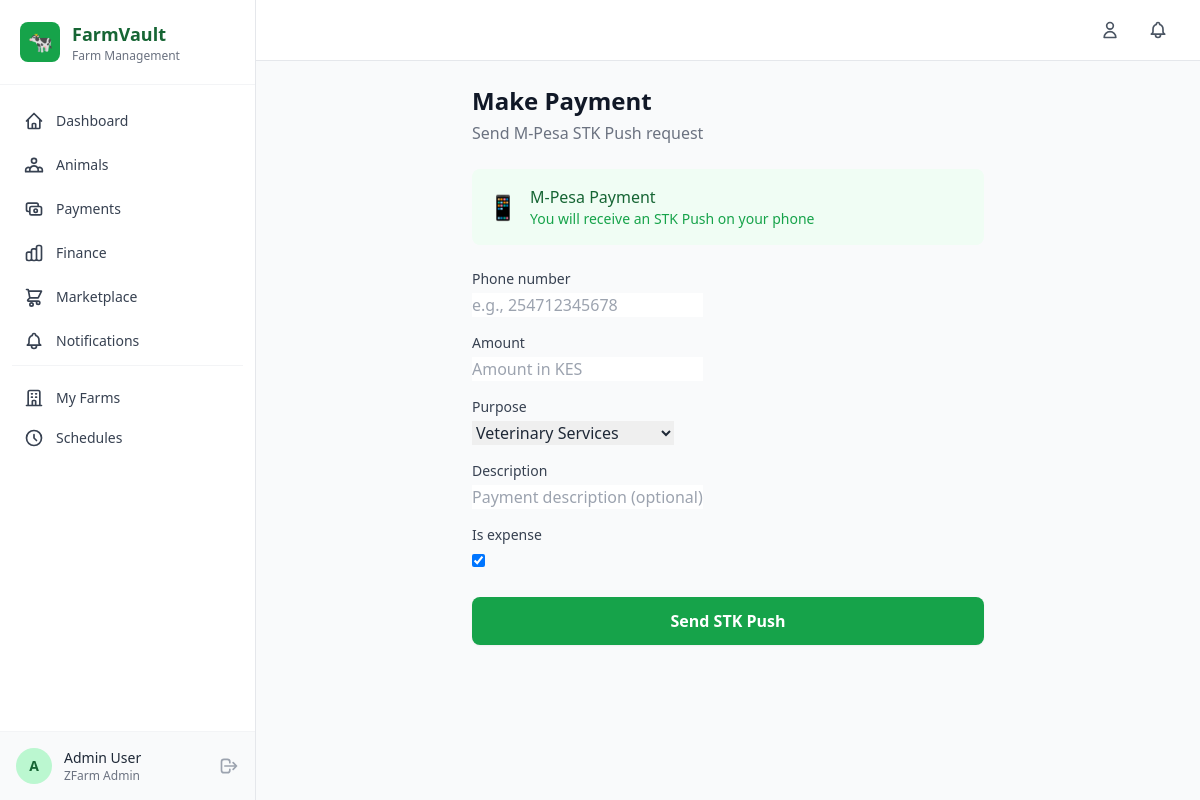
/payments/pay/ (signed in), run on the app's committed database.
### accounts/models.py (models this page shows, shortened)
class Farmer(AbstractUser):
    id = models.UUIDField(primary_key=True, default=uuid.uuid4, editable=False)
    phone_number = models.CharField(max_length=20, unique=True, blank=True, null=True)
    mpesa_number = models.CharField(max_length=20, blank=True, null=True, help_text="M-Pesa linked phone number")
    id_number = models.CharField(max_length=20, blank=True, null=True)
    location = models.CharField(max_length=200, blank=True)
    county = models.CharField(max_length=100, blank=True)
    farm_type = models.CharField(max_length=100, blank=True, help_text="e.g., Dairy, Poultry, Mixed")
    farm_name = models.CharField(max_length=200, blank=True)
    avatar = models.ImageField(upload_to='avatars/', blank=True, null=True)
    is_verified = models.BooleanField(default=False)
    is_vet = models.BooleanField(default=False, help_text="Is this user a veterinarian?")
    created_at = models.DateTimeField(auto_now_add=True)
    updated_at = models.DateTimeField(auto_now=True)
    REQUIRED_FIELDS = ['email']
    class Meta:
        verbose_name = 'Farmer'
        verbose_name_plural = 'Farmers'
        ordering = ['-created_at']

### payments/views.py (the view)
# urls.py: path('pay/', views.initiate_payment, name='initiate_payment'),
@login_required
def initiate_payment(request):
    if request.method == 'POST':
        form = MpesaPaymentForm(request.POST)
        if form.is_valid():
            phone = form.cleaned_data['phone_number']
            amount = form.cleaned_data['amount']
            purpose = form.cleaned_data['purpose']
            description = form.cleaned_data['description'] or f"Payment for {purpose}"
            is_expense = form.cleaned_data['is_expense']
            reference_id = form.cleaned_data['reference_id']
            transaction = MpesaTransaction.objects.create(
                farmer=request.user,
                phone_number=phone,
                amount=amount,
                purpose=purpose,
                description=description,
                is_expense=is_expense,
                reference_id=reference_id,
                transaction_type='stk_push',
                status='pending',
            )
            result, error = initiate_stk_push(phone, amount, description, str(transaction.pk))
            if result:
                transaction.checkout_request_id = result.get('CheckoutRequestID', '')
                transaction.merchant_request_id = result.get('MerchantRequestID', '')
                transaction.raw_response = result
                transaction.save()
                messages.info(request, 'M-Pesa STK Push sent! Please check your phone and enter PIN to confirm.')
            else:
                transaction.status = 'failed'
                transaction.result_desc = error
                transaction.save()
                messages.warning(request, f'M-Pesa STK Push failed: {error}. Transaction saved as pending.')
            return redirect('payments:transaction_detail', pk=transaction.pk)
    else:
        form = MpesaPaymentForm()
        form.fields['reference_id'].initial = request.GET.get('ref', '')
    return render(request, 'payments/initiate_payment.html', {'form': form})

### payments/forms.py
class MpesaPaymentForm(forms.Form):
    phone_number = forms.CharField(
        max_length=20,
        widget=forms.TextInput(attrs={
            'class': 'form-input',
            'placeholder': 'e.g., 254712345678'
        })
    )
    amount = forms.DecimalField(
        max_digits=12,
        decimal_places=2,
        widget=forms.NumberInput(attrs={
            'class': 'form-input',
            'placeholder': 'Amount in KES',
            'min': '1',
            'step': '0.01'
        })
    )
    purpose = forms.ChoiceField(
        choices=MpesaTransaction.PURPOSE_CHOICES,
        widget=forms.Select(attrs={'class': 'form-input'})
    )
    description = forms.CharField(
        required=False,
        widget=forms.TextInput(attrs={
            'class': 'form-input',
            'placeholder': 'Payment description (optional)'
        })
    )
    is_expense = forms.BooleanField(
        required=False,
        initial=True,
        widget=forms.CheckboxInput(attrs={'class': 'form-checkbox'})
    )
    reference_id = forms.CharField(
        required=False,
        widget=forms.HiddenInput()
    )

### templates/payments/initiate_payment.html (shortened to what this page needs)
{% extends 'base.html' %}
{% block content %}
<div class="max-w-lg mx-auto">
    <div class="mb-6"><h1 class="text-2xl font-bold text-gray-900">Make Payment</h1><p class="text-gray-500 mt-1">Send M-Pesa STK Push request</p></div>
    <div class="card">
        <div class="flex items-center gap-3 p-4 bg-green-50 rounded-lg mb-6">
            <span class="text-2xl">📱</span>
            <div><p class="font-medium text-green-800">M-Pesa Payment</p><p class="text-sm text-green-600">You will receive an STK Push on your phone</p></div>
        </div>
        <form method="post" class="space-y-4">
            {% for field in form %}
            {% if field.name == 'reference_id' %}{{ field }}{% else %}
            <div>
                <label class="block text-sm font-medium text-gray-700 mb-1">{{ field.label }}</label>
                {{ field }}
            </div>
            {% endif %}
            {% endfor %}
            <div class="pt-2">
                <button type="submit" class="w-full bg-primary-600 hover:bg-primary-700 text-white font-semibold py-3 px-4 rounded-lg transition-colors shadow-sm">Send STK Push</button>
            </div>
        </form>
    </div>
</div>
{% endblock %}

### templates/base.html (shortened to what this page needs)
{% load static %}
<!DOCTYPE html>
<html lang="en" class="h-full">
<head>
    <script src="https://cdn.tailwindcss.com"></script>
</head>
<body class="h-full bg-gray-50 text-gray-800">
    {% if user.is_authenticated %}
    <aside id="sidebar" class="fixed left-0 top-0 h-full w-64 bg-white border-r border-gray-200 z-50 transform -translate-x-full lg:translate-x-0 transition-transform duration-300">
        <div class="flex items-center gap-3 p-5 border-b border-gray-100">
            <div class="w-10 h-10 bg-primary-600 rounded-lg flex items-center justify-center">
                <span class="text-white text-xl">🐄</span>
            </div>
            <div>
                <h1 class="text-lg font-bold text-primary-800">FarmVault</h1>
                <p class="text-xs text-gray-500">Farm Management</p>
            </div>
        </div>
        <nav class="mt-4 px-3 space-y-1">
            <a href="{% url 'analytics:dashboard' %}" class="nav-link flex items-center gap-3 px-3 py-2.5 rounded-lg text-sm font-medium text-gray-700 hover:bg-primary-50 hover:text-primary-700 transition-colors ">
                <svg class="w-5 h-5" fill="none" stroke="currentColor" viewBox="0 0 24 24"><path stroke-linecap="round" stroke-linejoin="round" stroke-width="2" d="M3 12l2-2m0 0l7-7 7 7M5 10v10a1 1 0 001 1h3m10-11l2 2m-2-2v10a1 1 0 01-1 1h-3m-6 0a1 1 0 001-1v-4a1 1 0 011-1h2a1 1 0 011 1v4a1 1 0 001 1m-6 0h6"/></svg>
                Dashboard
            </a>
            <a href="{% url 'animals:animal_list' %}" class="nav-link flex items-center gap-3 px-3 py-2.5 rounded-lg text-sm font-medium text-gray-700 hover:bg-primary-50 hover:text-primary-700 transition-colors">
                Animals
            </a>
            <a href="{% url 'payments:transaction_list' %}" class="nav-link flex items-center gap-3 px-3 py-2.5 rounded-lg text-sm font-medium text-gray-700 hover:bg-primary-50 hover:text-primary-700 transition-colors">
                <svg class="w-5 h-5" fill="none" stroke="currentColor" viewBox="0 0 24 24"><path stroke-linecap="round" stroke-linejoin="round" stroke-width="2" d="M17 9V7a2 2 0 00-2-2H5a2 2 0 00-2 2v6a2 2 0 002 2h2m2 4h10a2 2 0 002-2v-6a2 2 0 00-2-2H9a2 2 0 00-2 2v6a2 2 0 002 2zm7-5a2 2 0 11-4 0 2 2 0 014 0z"/></svg>
                Payments
            </a>
            <a href="{% url 'payments:finance_summary' %}" class="nav-link flex items-center gap-3 px-3 py-2.5 rounded-lg text-sm font-medium text-gray-700 hover:bg-primary-50 hover:text-primary-700 transition-colors">
                Finance
            </a>
            <a href="{% url 'marketplace:listing_list' %}" class="nav-link flex items-center gap-3 px-3 py-2.5 rounded-lg text-sm font-medium text-gray-700 hover:bg-primary-50 hover:text-primary-700 transition-colors">
                <svg class="w-5 h-5" fill="none" stroke="currentColor" viewBox="0 0 24 24"><path stroke-linecap="round" stroke-linejoin="round" stroke-width="2" d="M3 3h2l.4 2M7 13h10l4-8H5.4M7 13L5.4 5M7 13l-2.293 2.293c-.63.63-.184 1.707.707 1.707H17m0 0a2 2 0 100 4 2 2 0 000-4zm-8 2a2 2 0 100 4 2 2 0 000-4z"/></svg>
                Marketplace
            </a>
            <a href="{% url 'notifications:notification_list' %}" class="nav-link flex items-center gap-3 px-3 py-2.5 rounded-lg text-sm font-medium text-gray-700 hover:bg-primary-50 hover:text-primary-700 transition-colors">
                Notifications
            </a>
            <div class="border-t border-gray-100 my-3 pt-3">
                <a href="{% url 'accounts:farm_list' %}" class="nav-link flex items-center gap-3 px-3 py-2.5 rounded-lg text-sm font-medium text-gray-700 hover:bg-primary-50 hover:text-primary-700 transition-colors">
                    <svg class="w-5 h-5" fill="none" stroke="currentColor" viewBox="0 0 24 24"><path stroke-linecap="round" stroke-linejoin="round" stroke-width="2" d="M19 21V5a2 2 0 00-2-2H7a2 2 0 00-2 2v16m14 0h2m-2 0h-5m-9 0H3m2 0h5M9 7h1m-1 4h1m4-4h1m-1 4h1m-5 10v-5a1 1 0 011-1h2a1 1 0 011 1v5m-4 0h4"/></svg>
                    My Farms
                </a>
                <a href="{% url 'notifications:schedule_list' %}" class="nav-link flex items-center gap-3 px-3 py-2.5 rounded-lg text-sm font-medium text-gray-700 hover:bg-primary-50 hover:text-primary-700 transition-colors">
                    <svg class="w-5 h-5" fill="none" stroke="currentColor" viewBox="0 0 24 24"><path stroke-linecap="round" stroke-linejoin="round" stroke-width="2" d="M12 8v4l3 3m6-3a9 9 0 11-18 0 9 9 0 0118 0z"/></svg>
                    Schedules
                </a>
            </div>
        </nav>
        <div class="absolute bottom-0 left-0 right-0 p-4 border-t border-gray-100 bg-gray-50">
            <div class="flex items-center gap-3">
                <div class="w-9 h-9 bg-primary-200 rounded-full flex items-center justify-center">
                    <span class="text-primary-800 font-semibold text-sm">{{ user.first_name.0|default:user.username.0|upper }}</span>
                </div>
                <div class="flex-1 min-w-0">
                    <p class="text-sm font-medium text-gray-800 truncate">{{ user.get_full_name|default:user.username }}</p>
                    <p class="text-xs text-gray-500 truncate">{{ user.farm_name|default:"Farmer" }}</p>
                </div>
                <a href="{% url 'accounts:logout' %}" class="text-gray-400 hover:text-red-500 transition-colors" title="Logout">
                    <svg class="w-5 h-5" fill="none" stroke="currentColor" viewBox="0 0 24 24"><path stroke-linecap="round" stroke-linejoin="round" stroke-width="2" d="M17 16l4-4m0 0l-4-4m4 4H7m6 4v1a3 3 0 01-3 3H6a3 3 0 01-3-3V7a3 3 0 013-3h4a3 3 0 013 3v1"/></svg>
                </a>
            </div>
        </div>
    </aside>
    <div class="lg:ml-64 min-h-screen">
        <header class="bg-white border-b border-gray-200 sticky top-0 z-30">
            <div class="flex items-center justify-between px-4 py-3 sm:px-6">
                <div class="flex items-center gap-3">
                    <a href="{% url 'accounts:profile' %}" class="text-gray-600 hover:text-primary-600 transition-colors p-2 rounded-lg hover:bg-gray-100" title="Profile">
                        <svg class="w-5 h-5" fill="none" stroke="currentColor" viewBox="0 0 24 24"><path stroke-linecap="round" stroke-linejoin="round" stroke-width="2" d="M16 7a4 4 0 11-8 0 4 4 0 018 0zM12 14a7 7 0 00-7 7h14a7 7 0 00-7-7z"/></svg>
                    </a>
                    <a href="{% url 'notifications:notification_list' %}" class="text-gray-600 hover:text-primary-600 transition-colors p-2 rounded-lg hover:bg-gray-100 relative" title="Notifications">
                    </a>
                </div>
            </div>
        </header>
        <main class="p-4 sm:p-6">
            {% block content %}{% endblock %}
        </main>
    </div>
    {% endif %}
</body>
</html>

### templates/base.html (style rules this page uses)
.form-input { @apply w-full px-4 py-2.5 border border-gray-300 rounded-lg focus:ring-2 focus:ring-primary-500 focus:border-primary-500 transition-colors duration-200 outline-none; }
.form-checkbox { @apply w-4 h-4 text-primary-600 rounded focus:ring-primary-500; }
.card { @apply bg-white rounded-xl shadow-sm border border-gray-100 p-6; }

### data on the page
Farmer: first_name.0 "A", get_full_name "Admin User", farm_name "ZFarm Admin"

### other printed values
{{ field.label }} "Phone number" "Amount" "Purpose" "Description" "Is expense"
